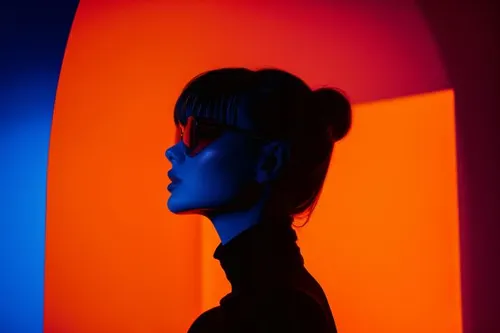
#> input picture human.webp, 500 x 333 px, found by its file name
$ python copping.py
#> lines starting #> are read from the running program, lines starting #| are printed output that depends on the picture
import cv2
image = cv2.imread("human.webp")
#> image is the input picture: shape (333, 500, 3); mean B, G, R 27.4, 47, 146.9

if image is None:
    print("could not found image")
else:
    cropped_image = image[50:400, 50:200]
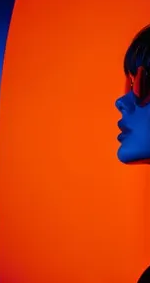
#> cropped_image: shape (283, 150, 3); mean B, G, R 10, 64.1, 214.1
    cv2.imshow("original_img",image)
    cv2.imshow("cropped_img",cropped_image)
    cv2.waitKey(0)
    cv2.destroyAllWindows()
